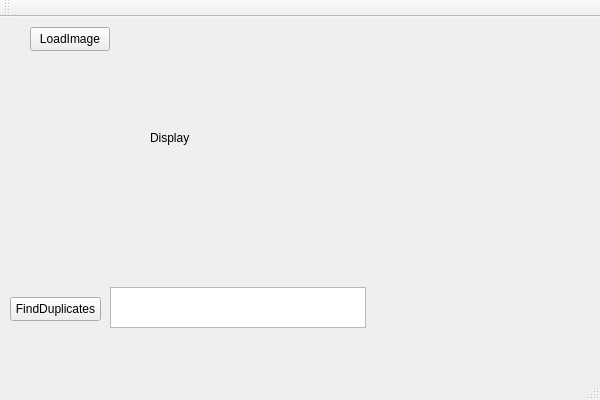
<?xml version="1.0" encoding="UTF-8"?>
<ui version="4.0">
 <class>GalleryUIClass</class>
 <widget class="QMainWindow" name="GalleryUIClass">
  <property name="geometry">
   <rect>
    <x>0</x>
    <y>0</y>
    <width>600</width>
    <height>400</height>
   </rect>
  </property>
  <property name="windowTitle">
   <string>GalleryUI</string>
  </property>
  <widget class="QWidget" name="centralWidget">
   <widget class="QPushButton" name="btnLoadImage">
    <property name="geometry">
     <rect>
      <x>30</x>
      <y>10</y>
      <width>80</width>
      <height>24</height>
     </rect>
    </property>
    <property name="text">
     <string>LoadImage</string>
    </property>
   </widget>
   <widget class="QPushButton" name="btnFindDuplicates">
    <property name="geometry">
     <rect>
      <x>10</x>
      <y>280</y>
      <width>91</width>
      <height>24</height>
     </rect>
    </property>
    <property name="text">
     <string>FindDuplicates</string>
    </property>
   </widget>
   <widget class="QLabel" name="labelDisplay">
    <property name="geometry">
     <rect>
      <x>150</x>
      <y>10</y>
      <width>381</width>
      <height>221</height>
     </rect>
    </property>
    <property name="text">
     <string>Display</string>
    </property>
   </widget>
   <widget class="QListWidget" name="listWidgetDuplicates">
    <property name="geometry">
     <rect>
      <x>110</x>
      <y>270</y>
      <width>256</width>
      <height>41</height>
     </rect>
    </property>
   </widget>
  </widget>
  <widget class="QMenuBar" name="menuBar">
   <property name="geometry">
    <rect>
     <x>0</x>
     <y>0</y>
     <width>600</width>
     <height>21</height>
    </rect>
   </property>
  </widget>
  <widget class="QToolBar" name="mainToolBar">
   <attribute name="toolBarArea">
    <enum>TopToolBarArea</enum>
   </attribute>
   <attribute name="toolBarBreak">
    <bool>false</bool>
   </attribute>
  </widget>
  <widget class="QStatusBar" name="statusBar"/>
 </widget>
 <layoutdefault spacing="6" margin="11"/>
 <resources>
  <include location="GalleryUI.qrc"/>
 </resources>
 <connections/>
</ui>
